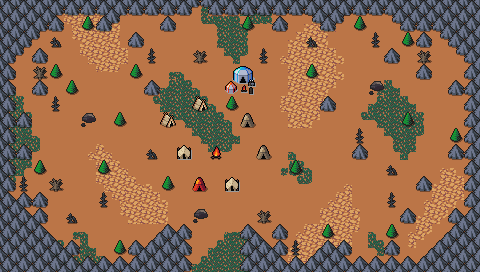

Tiled map render using the project's own tile images. Description and the map definition, with tile-layer contents summarised, below:
An orthogonal 30x17 tile map with 16x16 px tiles, 4 tile layers (Collision, Background, Ground, Clutter), 3 tilesets and 30 objects.

<map version="1.10" tiledversion="1.10.1" orientation="orthogonal" renderorder="right-down" width="30" height="17" tilewidth="16" tileheight="16" infinite="0" nextlayerid="7" nextobjectid="78">
 <editorsettings>
  <export target="wastetown..tmx" format="tmx" />
 </editorsettings>
 <tileset firstgid="1" source="../../tileset/main.tsx" />
 <tileset firstgid="10113" source="../../tileset/buildings.tsx" />
 <tileset firstgid="11905" source="../../tileset/main-nocollide.tsx" />
 <layer id="6" name="Collision" width="30" height="17">
  <data>[510 cells, 186 non-empty, 14 distinct tile ids]</data>
 </layer>
 <layer id="1" name="Background" width="30" height="17">
  <data>[510 cells, 510 non-empty, 3 distinct tile ids]</data>
 </layer>
 <layer id="2" name="Ground" width="30" height="17">
  <data>[510 cells, 299 non-empty, 55 distinct tile ids]</data>
 </layer>
 <layer id="3" name="Clutter" width="30" height="17">
  <properties>
   <property name="spriteLayer" type="bool" value="true" />
  </properties>
  <data>[510 cells, 90 non-empty, 31 distinct tile ids]</data>
 </layer>
 <objectgroup id="4" name="Objects">
  <object id="38" template="../../obj/entry_up.tx" x="192" y="271.5" width="48" height="16">
   <properties>
    <property name="teleport" value="" />
   </properties>
  </object>
  <object id="48" template="../../obj/treasure.tx" x="15" y="75.75">
   <properties>
    <property name="reward">[
	{
		"type": "randomCard",
		"colors": [ "Red" ],
		"subTypes": [ "Goblin" ],
		"count": 5
	},
	{
		"type": "item",
		"count": 1,
		"probability": 0.2,
		"itemName": "Battle Standard"
	}
]</property>
   </properties>
  </object>
  <object id="50" template="../../obj/enemy.tx" x="323.5" y="177.5">
   <properties>
    <property name="enemy" value="Goblin Warrior" />
    <property name="threatRange" type="int" value="30" />
    <property name="waypoints" value="64,71,61,71,64" />
   </properties>
  </object>
  <object id="51" template="../../obj/treasure.tx" x="432.333" y="59.3333" />
  <object id="52" template="../../obj/gold.tx" x="402.583" y="257.75" />
  <object id="53" template="../../obj/enemy.tx" x="54.333" y="146.667">
   <properties>
    <property name="enemy" value="Goblin Chief" />
    <property name="threatRange" type="int" value="60" />
    <property name="waypoints" value="66,65" />
   </properties>
  </object>
  <object id="54" template="../../obj/enemy.tx" x="224.333" y="39.833">
   <properties>
    <property name="enemy" value="Goblin Warrior" />
    <property name="threatRange" type="int" value="30" />
    <property name="waypoints" value="68,61,62,61,68,69,70,69" />
   </properties>
  </object>
  <object id="55" template="../../obj/enemy.tx" x="427.167" y="116.833">
   <properties>
    <property name="enemy" value="Goblin Warrior" />
    <property name="threatRange" type="int" value="30" />
    <property name="waypoints" value="74,73,72,63,72,73" />
   </properties>
  </object>
  <object id="56" template="../../obj/enemy.tx" x="211.236" y="141.909">
   <properties>
    <property name="enemy" value="Goblin Chief" />
    <property name="threatRange" type="int" value="40" />
   </properties>
  </object>
  <object id="57" template="../../obj/enemy.tx" x="434.333" y="74.3337">
   <properties>
    <property name="enemy" value="Goblin" />
    <property name="threatRange" type="int" value="30" />
   </properties>
  </object>
  <object id="58" template="../../obj/enemy.tx" x="194" y="172.667">
   <properties>
    <property name="enemy" value="Goblin" />
    <property name="threatRange" type="int" value="30" />
   </properties>
  </object>
  <object id="59" template="../../obj/enemy.tx" x="228" y="174.5">
   <properties>
    <property name="enemy" value="Goblin " />
    <property name="threatRange" type="int" value="30" />
   </properties>
  </object>
  <object id="60" template="../../obj/waypoint.tx" x="115.5" y="149" />
  <object id="61" template="../../obj/waypoint.tx" x="271.5" y="62.5" width="16" height="14" />
  <object id="62" template="../../obj/waypoint.tx" x="328" y="61" />
  <object id="63" template="../../obj/waypoint.tx" x="416.5" y="220.5" />
  <object id="64" template="../../obj/waypoint.tx" x="324.5" y="217" />
  <object id="65" template="../../obj/waypoint.tx" x="64" y="208" />
  <object id="66" template="../../obj/waypoint.tx" x="83.5" y="70.5" />
  <object id="67" template="../../obj/booster.tx" x="192.5" y="140">
   <properties>
    <property name="reward">[
  {
    "editions": [ "MM2" ],
    "type": "card",
    "count": 10,
    "rarity": [ "Common" ]
  },
  {
    "editions": [ "MM2" ],
    "type": "card",
    "count": 3,
    "rarity": [ "Uncommon" ]
  },
  {
    "editions": [ "MM2" ],
    "type": "card",
    "count": 3,
    "rarity": [ "Rare", "Mythic Rare" ]
  }
]
</property>
   </properties>
  </object>
  <object id="68" template="../../obj/waypoint.tx" x="257.5" y="40.5" width="16" height="14" />
  <object id="69" template="../../obj/waypoint.tx" x="164.5" y="49" width="16" height="14" />
  <object id="70" template="../../obj/waypoint.tx" x="166.5" y="108.5" width="16" height="14" />
  <object id="71" template="../../obj/waypoint.tx" x="298.5" y="130" />
  <object id="72" template="../../obj/waypoint.tx" x="441" y="197" />
  <object id="73" template="../../obj/waypoint.tx" x="422" y="154.5" />
  <object id="74" template="../../obj/waypoint.tx" x="427" y="99.5" />
  <object id="75" template="../../obj/manashards.tx" x="338" y="109.5" />
  <object id="76" template="../../obj/manashards.tx" x="82.5" y="96" />
  <object id="77" template="../../obj/enemy.tx" x="16.5" y="95.5">
   <properties>
    <property name="enemy" value="Goblin" />
   </properties>
  </object>
 </objectgroup>
</map>
